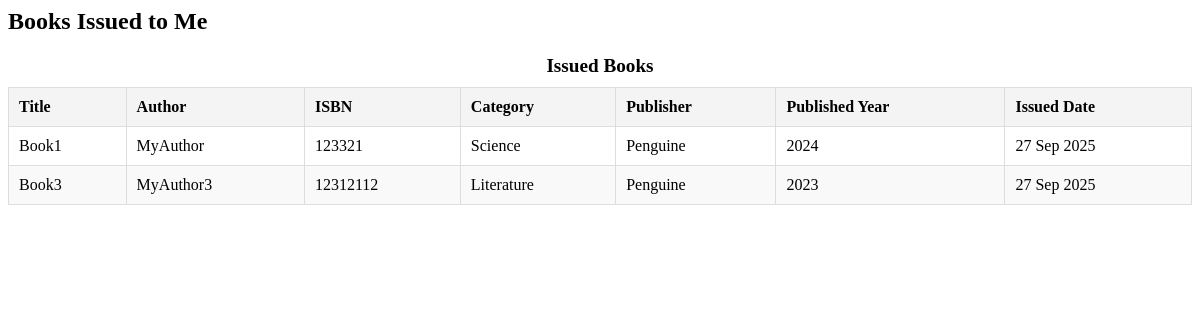
/faculty/dashboard/bookissued (signed in), run on the app's committed database.
### core/models.py (models this page shows, shortened)
class Book(models.Model):
    class Category(models.TextChoices):
        SCIENCE = "SCI", "Science"
        ENGINEERING = "ENG", "Engineering"
        LITERATURE = "LIT", "Literature"
        HISTORY = "HIS", "History"
        TECHNOLOGY = "TECH", "Technology"
        OTHER = "OTH", "Other"
    title = models.CharField(max_length=255, verbose_name="Book Title")
    author = models.CharField(max_length=255, verbose_name="Author")
    isbn = models.CharField(max_length=13, unique=True, verbose_name="ISBN")
    category = models.CharField(
        max_length=10,
        choices=Category.choices,
        default=Category.OTHER,
        verbose_name="Category"
    )
    publisher = models.CharField(max_length=255, blank=True, null=True, verbose_name="Publisher")
    published_year = models.PositiveIntegerField(blank=True, null=True, verbose_name="Published Year")
    total_copies = models.PositiveIntegerField(default=1, verbose_name="Total Copies")
    available_copies = models.PositiveIntegerField(default=1, verbose_name="Available Copies")
    added_date = models.DateTimeField(default=timezone.now, verbose_name="Added to Library")

### core/views.py (the view)
# urls.py: path('faculty/dashboard/bookissued',BookIssuedView.as_view(),name='bookissued'),
class BookIssuedView(LoginRequiredMixin,ListView):
    model = User
    template_name = 'core/bookissued.html'
    context_object_name = 'bookissued'
    def get_queryset(self):
        user = self.request.user
        if hasattr(user, 'studentuser'):
            return user.studentuser.book.all()
        elif hasattr(user, 'facultyuser'):
            return user.facultyuser.book.all()
        return Book.objects.none()

### core/templates/core/bookissued.html (shortened to what this page needs)
{% block content %}
<h2>Books Issued to Me</h2>
<div class="bookissued-container">
    {% if bookissued %}
    <table class="book-table">
        <caption>Issued Books</caption>
        <thead>
            <tr>
                <th>Title</th>
                <th>Author</th>
                <th>ISBN</th>
                <th>Category</th>
                <th>Publisher</th>
                <th>Published Year</th>
                <th>Issued Date</th>
            </tr>
        </thead>
        <tbody>
            {% for book in bookissued %}
            <tr>
                <td>{{ book.title }}</td>
                <td>{{ book.author }}</td>
                <td>{{ book.isbn }}</td>
                <td>{{ book.get_category_display }}</td>
                <td>{{ book.publisher }}</td>
                <td>{{ book.published_year }}</td>
                <td>{{ book.added_date|date:"d M Y" }}</td>
            </tr>
            {% endfor %}
        </tbody>
    </table>
    {% else %}
    <p>No books have been issued to you.</p>
    {% endif %}
</div>
{% endblock %}

### core/templates/core/bookissued.html (style rules this page uses)
.bookissued-container { margin-top: 20px; width: 100%; }
.book-table { width: 100%; border-collapse: collapse; }
.book-table th, .book-table td { border: 1px solid #ddd; padding: 10px; }
.book-table th { background-color: #f4f4f4; text-align: left; }
.book-table tr:nth-child(even) { background-color: #f9f9f9; }
.book-table caption { caption-side: top; font-size: 1.2em; font-weight: bold; margin-bottom: 10px; }

### data on the page
Book: title "Book1", author "MyAuthor", isbn "123321", category "Science", publisher "Penguine", published_year "2024", added_date "27 Sep 2025"
Book: title "Book3", author "MyAuthor3", isbn "12312112", category "Literature", publisher "Penguine", published_year "2023", added_date "27 Sep 2025"
